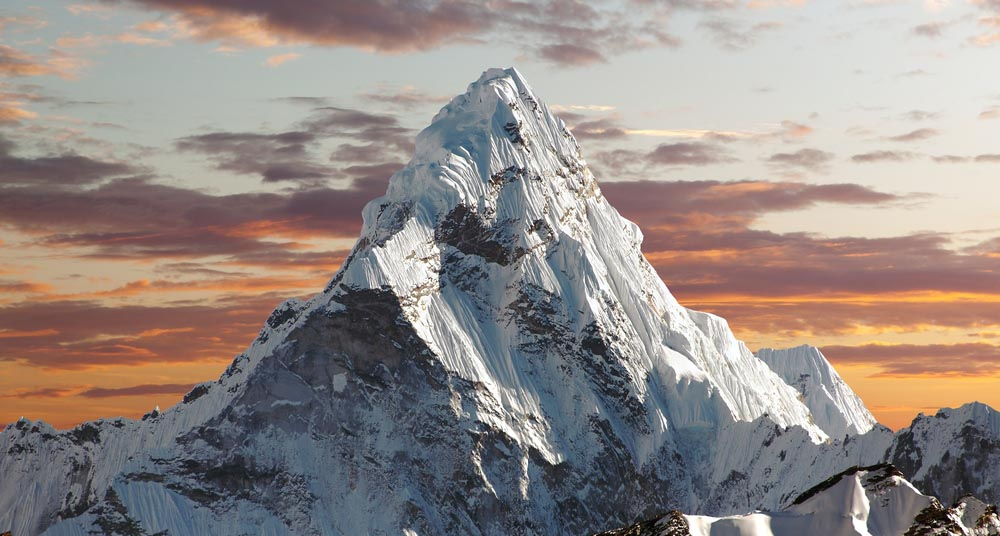
#> input picture m_1.jpg, 1000 x 536 px
$ python Practica_3.py   (older library calls are emulated)
#> lines starting #> are read from the running program, lines starting #| are printed output that depends on the picture
import numpy as np
from matplotlib import pyplot as plt
import cv2 #Opencv
import math
import skimage
from skimage import io

def ecualizacion_c (imagen_e):
    ecua_img = cv2.cvtColor(imagen_e,cv2.COLOR_BGR2YUV)
    ecua_img[:,:,0] = cv2.equalizeHist(ecua_img[:,:,0])
    res_ecua_img = cv2.cvtColor(ecua_img,cv2.COLOR_YUV2BGR)
    return res_ecua_img

def histograma_c (imagen_h):
    plt.figure(figsize=(4, 3))
    for i, c in enumerate(color):
        hist_img = cv2.calcHist([imagen_h], [i], None, [256], [0, 256])
        plt.plot(hist_img, color = c)
        plt.xlim([0,256])

    plt.show()

def ecualizacion_g (imagen_e_g):
    ecua_img_g = cv2.equalizeHist(imagen_e_g)
    return ecua_img_g

def histograma_g (imagen_h_g):
    plt.figure(figsize=(4, 3))
    hist_img_g = cv2.calcHist([imagen_h_g], [0], None, [256], [0, 256])
    plt.plot(hist_img_g)

    plt.show()

#LECTURA IMAGENES{
img_1 = cv2.imread('m_1.jpg')
#> img_1 is the input picture: shape (536, 1000, 3); mean B, G, R 134.3, 138.5, 148.8
img_2 = cv2.imread('m_2.jpg')
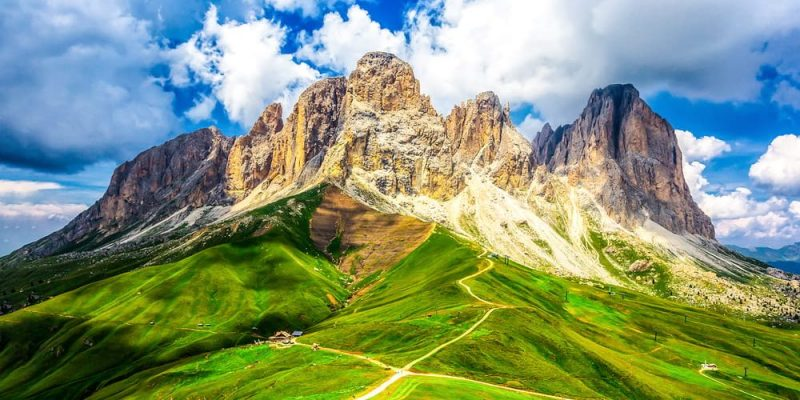
#> input picture m_2.jpg, 800 x 400 px
#> img_2 is the input picture: shape (400, 800, 3); mean B, G, R 117.6, 148.6, 130.1
#}

color = ('r','g','b')

#CAMBIAR TAMAÑO{
rimg_1 = cv2.resize(img_1, (300,300))
rimg_2 = cv2.resize(img_2, (300,300))
#}

#--------------------- INICIO IMAGEN 1 ---------------------------------#

e_img_1 = ecualizacion_c(rimg_1)#ECUALIZACION IMAGEN 1
#> in ecualizacion_c, `ecua_img = cv2.cvtColor(imagen_e,cv2.COLOR_BGR2YUV)`: ecua_img: shape (300, 300, 3); mean of channels 0, 1, 2 141, 124.6, 134.7
#> in ecualizacion_c, `ecua_img[:,:,0] = cv2.equalizeHist(ecua_img[:,:,0])`: ecua_img: shape (300, 300, 3); mean of channels 0, 1, 2 128.1, 124.6, 134.7

cv2.imshow('IMAGEN 1',rimg_1) # SE MUESTRA IMAGEN 1
cv2.imshow('Ecualizacion Imagen 1',e_img_1)

h_img_1 = histograma_c(rimg_1)#HISTOGRAMA IMAGEN 1
h_e_img_1 = histograma_c(e_img_1)#HISTOGRAMA ECUALIZACION IMAGEN 1

cv2.waitKey(0) #Retardo
cv2.destroyWindow('Ecualizacion Imagen 1') #SE CIERRA ECUALIZACION IMAGEN 1

#-------------------------------FIN IMAGEN 1-----------------------------------#

#--------------------- INICIO IMAGEN 2 ---------------------------------#

e_img_2 = ecualizacion_c(rimg_2)#ECUALIZACION IMAGEN 2
#> in ecualizacion_c (call 2), `ecua_img = cv2.cvtColor(imagen_e,cv2.COLOR_BGR2YUV)`: ecua_img: shape (300, 300, 3); mean of channels 0, 1, 2 139.4, 117.2, 119.7
#> in ecualizacion_c (call 2), `ecua_img[:,:,0] = cv2.equalizeHist(ecua_img[:,:,0])`: ecua_img: shape (300, 300, 3); mean of channels 0, 1, 2 128.1, 117.2, 119.7

cv2.imshow('IMAGEN 2',rimg_2) # SE MUESTRA IMAGEN 2
cv2.imshow('Ecualizacion Imagen 2',e_img_2)

h_img_2 = histograma_c(rimg_2)#HISTOGRAMA IMAGEN 2
h_e_img_2 = histograma_c(e_img_2)#HISTOGRAMA ECUALIZACION IMAGEN 2

cv2.waitKey(0) #Retardo
cv2.destroyWindow('Ecualizacion Imagen 2') #SE CIERRA ECUALIZACION IMAGEN 2

#-------------------------------FIN IMAGEN 2-----------------------------------#

#------------------------------- INICIO SUMA ----------------------------------#

suma = cv2.add(rimg_1,rimg_2)
e_suma = ecualizacion_c(suma)#ECUALIZACION SUMA
#> in ecualizacion_c (call 3), `ecua_img = cv2.cvtColor(imagen_e,cv2.COLOR_BGR2YUV)`: ecua_img: shape (300, 300, 3); mean of channels 0, 1, 2 224.2, 114.4, 126.6
#> in ecualizacion_c (call 3), `ecua_img[:,:,0] = cv2.equalizeHist(ecua_img[:,:,0])`: ecua_img: shape (300, 300, 3); mean of channels 0, 1, 2 149.9, 114.4, 126.6

cv2.imshow('Suma',suma) #MUESTRA SUMA
cv2.imshow('Ecualizacion Suma',e_suma)

h_suma = histograma_c(suma)#HISTOGRAMA SUMA
h_e_suma = histograma_c(e_suma)#HISTOGRAMA ECUALIZACION SUMA

cv2.waitKey(0) #Retardo
cv2.destroyWindow('Suma')
cv2.destroyWindow('Ecualizacion Suma')

#--------------------------------- FIN SUMA -----------------------------------#

#------------------------------- INICIO RESTA ----------------------------------#

resta = cv2.subtract(rimg_1,rimg_2)
e_resta = ecualizacion_c(resta)#ECUALIZACION RESTA
#> in ecualizacion_c (call 4), `ecua_img = cv2.cvtColor(imagen_e,cv2.COLOR_BGR2YUV)`: ecua_img: shape (300, 300, 3); mean of channels 0, 1, 2 29.7, 134, 138.8
#> in ecualizacion_c (call 4), `ecua_img[:,:,0] = cv2.equalizeHist(ecua_img[:,:,0])`: ecua_img: shape (300, 300, 3); mean of channels 0, 1, 2 102.7, 134, 138.8

cv2.imshow('Resta',resta) #MUESTRA RESTA
cv2.imshow('Ecualizacion Resta',e_resta)

h_resta = histograma_c(resta)#HISTOGRAMA RESTA
h_e_resta = histograma_c(e_resta)#HISTOGRAMA ECUALIZACION RESTA

cv2.waitKey(0) #Retardo
cv2.destroyWindow('Resta')
cv2.destroyWindow('Ecualizacion Resta')

#-------------------------------- FIN RESTA ------------------------------------#

#------------------------- INICIO MULTIPLICACION -------------------------------#

mult = cv2.multiply(rimg_1,rimg_2)
e_mult = ecualizacion_c(mult)#ECUALIZACION MULTIPLICACION
#> in ecualizacion_c (call 5), `ecua_img = cv2.cvtColor(imagen_e,cv2.COLOR_BGR2YUV)`: ecua_img: shape (300, 300, 3); mean of channels 0, 1, 2 252.6, 121.6, 128.4
#> in ecualizacion_c (call 5), `ecua_img[:,:,0] = cv2.equalizeHist(ecua_img[:,:,0])`: ecua_img: shape (300, 300, 3); mean of channels 0, 1, 2 230.8, 121.6, 128.4

cv2.imshow('Multiplicacion',mult) #MUESTRA MULTIPLICACION
cv2.imshow('Ecualizacion Multiplicacion',e_mult)

h_mult = histograma_c(mult)#HISTOGRAMA MULTIPLICACION
h_e_mult = histograma_c(e_mult)#HISTOGRAMA ECUALIZACION MULTIPLICACION

cv2.waitKey(0) #Retardo
cv2.destroyWindow('Multiplicacion')
cv2.destroyWindow('Ecualizacion Multiplicacion')

#--------------------------- FIN MULTIPLICACION --------------------------------#

#----------------------------- INICIO DIVISION ---------------------------------#

divi = cv2.divide(rimg_1,rimg_2)
e_divi = ecualizacion_c(divi)#ECUALIZACION DIVISION
#> in ecualizacion_c (call 6), `ecua_img = cv2.cvtColor(imagen_e,cv2.COLOR_BGR2YUV)`: ecua_img: shape (300, 300, 3); mean of channels 0, 1, 2 2.6, 130.3, 128.9
#> in ecualizacion_c (call 6), `ecua_img[:,:,0] = cv2.equalizeHist(ecua_img[:,:,0])`: ecua_img: shape (300, 300, 3); mean of channels 0, 1, 2 166.2, 130.3, 128.9

cv2.imshow('Division',divi) #MUESTRA DIVISION
cv2.imshow('Ecualizacion Division',e_divi)

h_divi = histograma_c(divi)#HISTOGRAMA DIVISION
h_e_divi = histograma_c(e_divi)#HISTOGRAMA ECUALIZACION DIVISION

cv2.waitKey(0) #Retardo
cv2.destroyWindow('Division')
cv2.destroyWindow('Ecualizacion Division')

#------------------------------- FIN DIVISION ----------------------------------#

#--------------------------------- INICIO RAIZ ---------------------------------#

raiz = (rimg_2**(0.5))
raiz_m = np.float32(raiz)
cv2.imwrite('raiz.png',raiz)
raiz_g = cv2.imread('raiz.png',0)
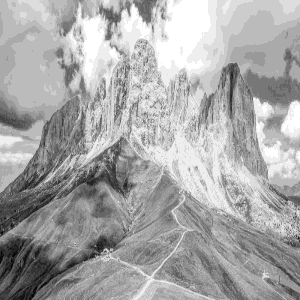
#> raiz_g: shape (300, 300); min 1, max 16, mean 10.84; drawn with min black and max white
e_raiz = ecualizacion_g(raiz_g)#ECUALIZACION RAIZ
#> in ecualizacion_g, `ecua_img_g = cv2.equalizeHist(imagen_e_g)`:
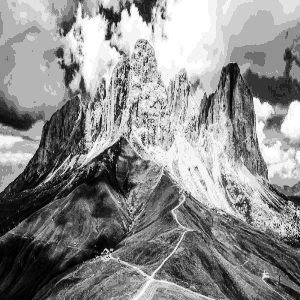
#> ecua_img_g: shape (300, 300); min 0, max 255, mean 140

cv2.imshow('Raiz',raiz) #MUESTRA RAIZ
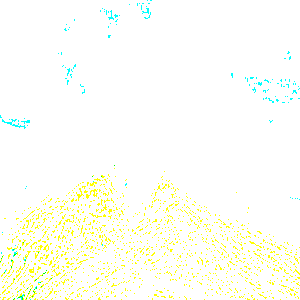
#> window 'Raiz': shape (300, 300, 3); mean B, G, R 245.4, 255, 253.5
cv2.imshow('Ecualizacion Raiz',e_raiz)

h_raiz = histograma_c(raiz_m)#HISTOGRAMA RAIZ
#> in histograma_c (call 13), `plt.show()`:
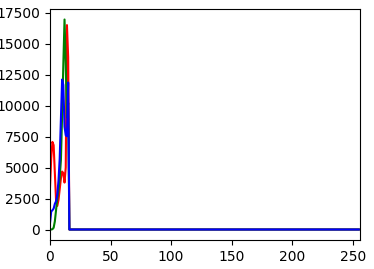
#> figure drawn by matplotlib, 1 panel; curve peaks at x = 14, y = 16505; curve peaks at x = 12, y = 16958; curve peaks at x = 10, y = 12108
h_e_raiz = histograma_g(e_raiz)#HISTOGRAMA ECUALIZACION RAIZ
#> in histograma_g, `hist_img_g = cv2.calcHist([imagen_h_g], [0], None, [256], [0, 256])`: hist_img_g = 256 values, max 12857 at index 181, min 0 at index 2, mean 351.6

cv2.waitKey(0) #Retardo
cv2.destroyWindow('Raiz')
cv2.destroyWindow('Ecualizacion Raiz')

#---------------------------------- FIN RAIZ -----------------------------------#

#-------------------------------- INICIO DERIVADA ------------------------------#

derivada = cv2.Laplacian(rimg_1,cv2.CV_32F)
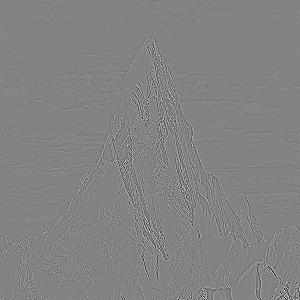
#> derivada: shape (300, 300, 3) float32; mean B, G, R 0, 0, 0; drawn with min black and max white
cv2.imwrite('der.png',derivada)
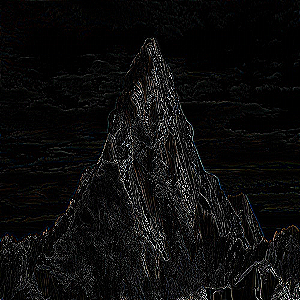
#> saved as der.png: shape (300, 300, 3); mean B, G, R 12.7, 12.7, 12.9
derivada_g = cv2.imread('der.png',0)
e_derivada = ecualizacion_g(derivada_g)#ECUALIZACION RAIZ


cv2.imshow('Derivada',derivada) #MUESTRA DERIVADA
cv2.imshow('Ecualizacion Derivada',e_derivada)

h_derivada = histograma_c(derivada)#HISTOGRAMA DERIVADA
h_e_derivada = histograma_g(e_derivada)#HISTOGRAMA ECUALIZACION DERIVADA

cv2.waitKey(0) #Retardo
cv2.destroyWindow('Derivada')
cv2.destroyWindow('Ecualizacion Derivada')

#---------------------------------- FIN DERIVADA -------------------------------#

#-------------------------------- INICIO POTENCIA ------------------------------#

pot = cv2.pow(rimg_1,2)
e_pot = ecualizacion_c(pot)#ECUALIZACION POTENCIA

cv2.imshow('Potencia',pot) #MUESTRA POTENCIA
cv2.imshow('Ecualizacion Potencia',e_pot)

h_pot = histograma_c(pot)#HISTOGRAMA POTENCIA
h_e_pot = histograma_c(e_pot)#HISTOGRAMA ECUALIZACION POTENCIA

cv2.waitKey(0) #Retardo
cv2.destroyWindow('Potencia')
cv2.destroyWindow('Ecualizacion Potencia')

#---------------------------------- FIN POTENCIA -------------------------------#

#-------------------------------- INICIO LOGARITMO -----------------------------#

logaritmo = np.zeros(rimg_1.shape, rimg_1.dtype)
c = 1
logaritmo = c * np.log(1+rimg_1)
maxi = np.amax(logaritmo)
#> maxi = 5.54
logaritmo = np.uint8(logaritmo / maxi *255)
e_logaritmo = ecualizacion_c(logaritmo)#ECUALIZACION LOGARITMO

cv2.imshow('Logaritmo',logaritmo) #MUESTRA LOGARITMO
cv2.imshow('Ecualizacion Logaritmo',e_logaritmo)

h_logaritmo = histograma_c(logaritmo)#HISTOGRAMA LOGARTIMO
h_e_logaritmo = histograma_c(e_logaritmo)#HISTOGRAMA ECUALIZACION LOGARITMO

cv2.waitKey(0) #Retardo
cv2.destroyWindow('Logaritmo')
cv2.destroyWindow('Ecualizacion Logaritmo')

#---------------------------------- FIN LOGARITMO ------------------------------#

#-------------------------------- INICIO CONJUNCION -----------------------------#

conjuncion = cv2.bitwise_and(rimg_1,rimg_2)
e_conjuncion = ecualizacion_c(conjuncion)#ECUALIZACION CONJUNCION

cv2.imshow('Conjuncion',conjuncion) #MUESTRA CONJUNCION
cv2.imshow('Ecualizacion Conjuncion',e_conjuncion)

h_conjuncion = histograma_c(conjuncion)#HISTOGRAMA CONJUNCION
h_e_conjuncion = histograma_c(e_conjuncion)#HISTOGRAMA ECUALIZACION CONJUNCION

cv2.waitKey(0) #Retardo
cv2.destroyWindow('Conjuncion')
cv2.destroyWindow('Ecualizacion Conjuncion')

#---------------------------------- FIN CONJUNCION ------------------------------#

#-------------------------------- INICIO DISYUNCION -----------------------------#

disyuncion = cv2.bitwise_or(rimg_1,rimg_2)
e_disyuncion = ecualizacion_c(disyuncion)#ECUALIZACION DISYUNCION

cv2.imshow('Disyuncion',disyuncion) #MUESTRA DISYUNCION
cv2.imshow('Ecualizacion Disyuncion',e_disyuncion)

h_disyuncion = histograma_c(disyuncion)#HISTOGRAMA DISYUNCION
h_e_disyuncion = histograma_c(e_disyuncion)#HISTOGRAMA ECUALIZACION DISYUNCION

cv2.waitKey(0) #Retardo
cv2.destroyWindow('Disyuncion')
cv2.destroyWindow('Ecualizacion Disyuncion')

#---------------------------------- FIN DIYUNCION -------------------------------#

#--------------------------------- INICIO NEGACION ------------------------------#

negacion = 1 - rimg_2
e_negacion = ecualizacion_c(negacion)#ECUALIZACION NEGACION

cv2.imshow('Negacion',negacion) #MUESTRA NEGACION
cv2.imshow('Ecualizacion Negacion',e_negacion)

h_negacion = histograma_c(negacion)#HISTOGRAMA NEGACION
h_e_negacion = histograma_c(e_negacion)#HISTOGRAMA ECUALIZACION NEGACION

cv2.waitKey(0) #Retardo
cv2.destroyWindow('Negacion')
cv2.destroyWindow('Ecualizacion Negacion')

#----------------------------------- FIN NEGACION -------------------------------#

#--------------------------------- INICIO TRASLADO ------------------------------#

rows, cols, ch = rimg_1.shape
#> rows = 300; cols = 300; ch = 3
pts1 = np.float32([[50, 50],
                    [200, 50],
                    [50, 200]])
pts2 = np.float32([[10, 100],
                    [200, 50],
                    [100, 250]])
M = cv2.getAffineTransform(pts1, pts2)
tras = cv2.warpAffine(rimg_1, M, (cols, rows))
e_tras = ecualizacion_c(tras)#ECUALIZACION TRASLADO

cv2.imshow('Traslacion',tras) #MUESTRA TRASLADO
cv2.imshow('Ecualizacion Traslacion',e_tras)

h_tras = histograma_c(tras)#HISTOGRAMA TRASLADO
h_e_tras = histograma_c(e_tras)#HISTOGRAMA ECUALIZACION TRASLADO

cv2.waitKey(0) #Retardo
cv2.destroyWindow('Traslacion')
cv2.destroyWindow('Ecualizacion Traslacion')

#----------------------------------- FIN TRASLADO -------------------------------#

cv2.waitKey(0) #Retardo
cv2.destroyAllWindows()
